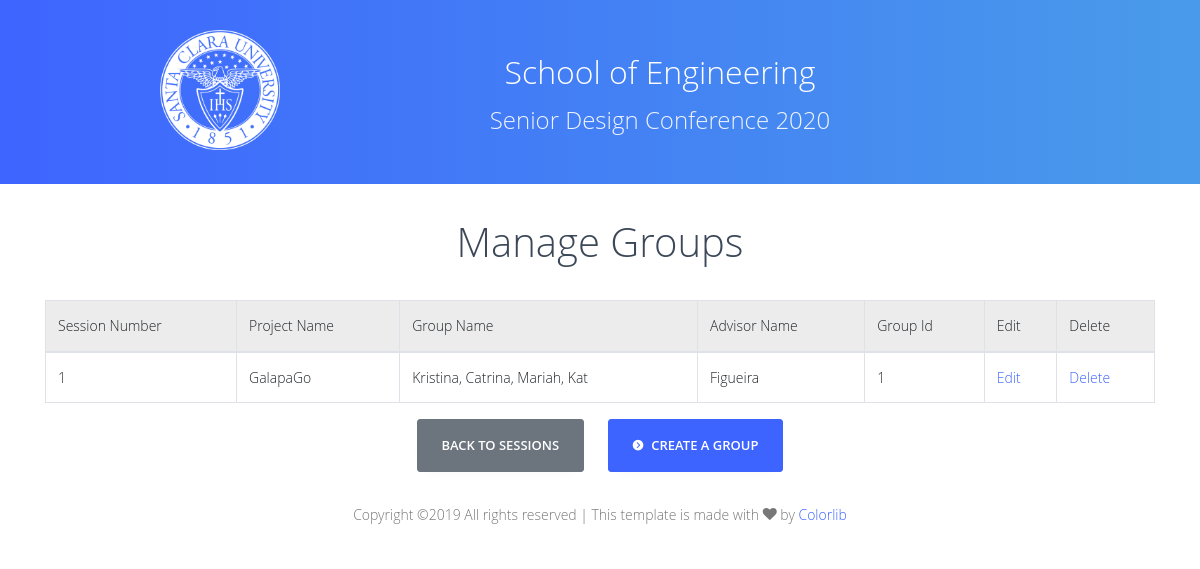
Before: /home/admin/show_session/1/ with the older database file.
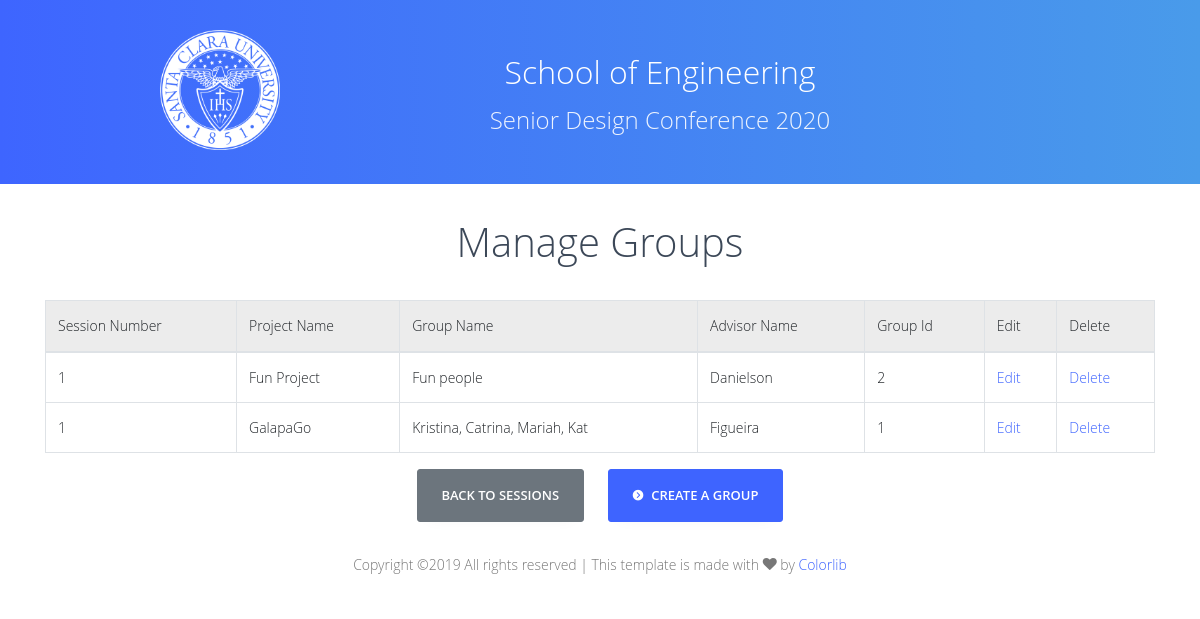
After: the same page with the newer database file.
### manager/models.py (models this page shows, shortened)
class Group (models.Model):
    project_name= models.CharField(max_length=50)
    group_name= models.CharField(max_length=50)
    advisor_name= models.CharField(max_length=50)
    session = models.ForeignKey(NewSessionForm, on_delete=models.CASCADE)

class NewSessionForm(models.Model):
    sessionNum = models.CharField(max_length=10)
    roomNum = models.CharField(max_length=10)

### manager/views.py (the view)
# urls.py: path('show_session/<int:session_id>/', views.show_session, name='showsession'),
def show_session(request, session_id):
    mysession = get_object_or_404(NewSessionForm, pk=session_id)
    group_list = Group.objects.order_by('group_name')
    return render(request, 'showsessiondetail.html', {'session': mysession, 'group_list': group_list} )

### templates/showsessiondetail.html (shortened to what this page needs)
<!DOCTYPE html>
<html lang="en">
  <head>
    {% load static %}
	<link rel='stylesheet' href="{% static 'css/open-iconic-bootstrap.min.css' %}">
	<link rel='stylesheet' href="{% static 'css/animate.css' %}">
	<link rel='stylesheet' href="{% static 'css/owl.carousel.min.css' %}">
	<link rel='stylesheet' href="{% static 'css/owl.theme.default.min.css' %}">
	<link rel='stylesheet' href="{% static 'css/magnific-popup.css' %}">
	<link rel='stylesheet' href="{% static 'css/ionicons.min.css' %}">
	<link rel='stylesheet' href="{% static 'css/bootstrap-datetimepicker.min.css' %}">
	<link rel='stylesheet' href="{% static 'css/nouislider.css' %}">
	<link rel='stylesheet' href="{% static 'css/aos.css' %}">
	<link rel='stylesheet' href="{% static 'css/flaticon.css' %}">
	<link rel='stylesheet' href="{% static 'css/icomoon.css' %}">
	<link rel='stylesheet' href="{% static 'css/style.css' %}">
  </head>
<body>
  <div class="main-section">
  	<div class="main-section">
        <section class="hero-wrap">
            <div class="container">
                <div class="row descriptionalign-items-center justify-content-center">
                    <a href="/home/">
                        <img class="logoSmall" src="{% static 'images/scuLogo.png' %}">
                    </a>
                    <div class="col-md-8 text-center">
                        <div class="text textSmall">
                            <h2 style="color: #fff;">School of Engineering</h2>
                            <h4 class="mb-5">Senior Design Conference 2020</h4>
                        </div>
                    </div>
                </div>
            </div>
        </section>
        <section>
            <div class="container" style="position: relative;">
                <h1 style="text-align: center; margin-top: 30px; margin-bottom: 30px;">Manage Groups</h1>
                {% if group_list %}
        		<table class="table table-bordered">
        		    <thead class="table-active">
        			<tr>
        			    <td>Session Number</td>
                        <td>Project Name</td>
        			    <td>Group Name</td>
                        <td>Advisor Name</td>
        			    <td>Group Id</td>
        			    <td>Edit</td>
        			    <td>Delete </td>
        			</tr>
        		    </thead>
        		    {% for group in group_list %}
                    {% if group.session.id == session.id %}
            		    <tr>
                        <td>   {{ group.session.sessionNum }} </td>
            			<td>   {{ group.project_name }} </td>
            			<td>  {{ group.group_name }}</td>
                        <td>  {{ group.advisor_name }}</td>
            			<td>   {{ group.id }}</td>
                        <td><a href="{% url 'editgroup' group.id %}">Edit</a></td>
                        <td><a href="{% url 'deletegroup' group.id %}">Delete</a></td>
            		    </tr>
                    {% endif %}
        		    {% endfor %}
        		</table>
        		{% else %}
        		    <p>No groups are available.</p>
        		{% endif %}
                <p style="text-align: center">
                    <a href="{% url 'editsession' %}" class="btn btn-secondary px-4 py-3"> Back to Sessions</a>
                    <a href="{% url 'addgroupform' session.id %}" class="btn btn-primary px-4 py-3">
                    <i class="ion-ios-arrow-dropright-circle mr-2"></i>Create a Group</a></p>
            </div>
        </section>
	<footer class="ftco-section ftco-section-2">
	  <div class="col-md-12 text-center">
    	<p class="mb-0">
        Copyright &copy; All rights reserved | This template is made with <i class="icon-heart" aria-hidden="true"></i> by <a href="https://colorlib.com" target="_blank">Colorlib</a>
        </p>
      </div>
	</footer>
  </div>
</body>
</html>

### static/css/icomoon.css (style rules this page uses)
[class^="icon-"], [class*=" icon-"] { font-family: 'icomoon' !important; speak: none; font-style: normal; font-weight: normal; font-variant: normal; text-transform: none; line-height: 1; -webkit-font-smoothing: antialiased; -moz-osx-font-smoothing: grayscale; }
.icon-heart:before { content: "\f004"; }

Changed rows visible on the page:
added Group: session.sessionNum "1", project_name "Fun Project", group_name "Fun people", advisor_name "Danielson", id "2"
